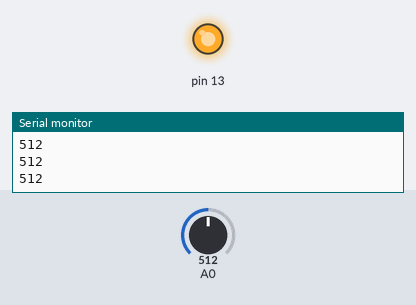
Recording of a sketch running on a simulated Arduino Uno, built with avr-gcc and run on an emulated ATmega328P. Parts: output pins drawn as LEDs (lit = HIGH), the last lines printed to the serial monitor. The test bench sets the inputs (shaded band); at power-on: A0 = 512.

Above: at 1.2 s.
1.3 s: A0 set to 38
2.8 s: A0 set to 33
At 4.0 s:
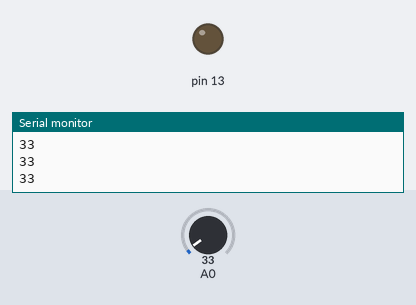
4.3 s: A0 set to 122
At 5.5 s:
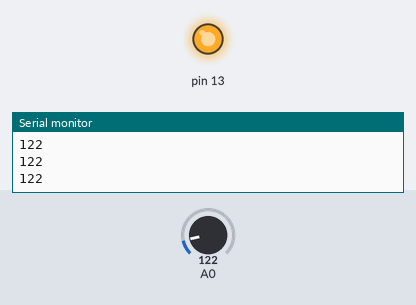
5.8 s: A0 set to 25
At 6.4 s:
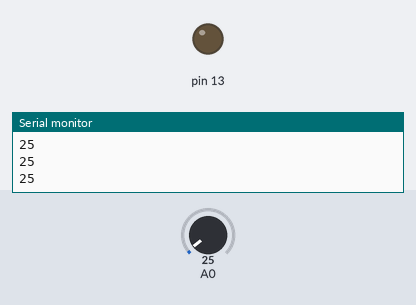
Timing chart, 0 to 8.3 s (numbered marks = the images above; inputs shaded):
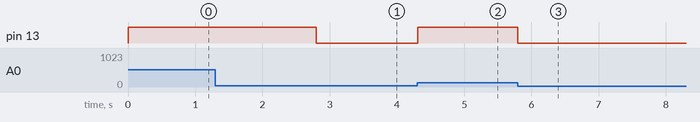

The sketch:

MIC.ino
```cpp
void setup() {
  Serial.begin(9600);
  pinMode(13,OUTPUT);
}

void loop() {
  int sensorValue = analogRead(A0);
  Serial.println(sensorValue);
  if(sensorValue > 35){   //當音量超過一定數值，這個數值依個別情況修改
    digitalWrite(13,HIGH);  //燈亮
  }else{
    digitalWrite(13,LOW);   //燈滅
  }
  delay(10);
}
```

Measured:
- the behaviour switches between 36 and 35 on A0 (found by bisection; images 0 and 1)
- after the input at 2.8 s, pin 13: HIGH → LOW at once
- after the input at 4.3 s, pin 13: LOW → HIGH at once
- after the input at 5.8 s, pin 13: HIGH → LOW at once
